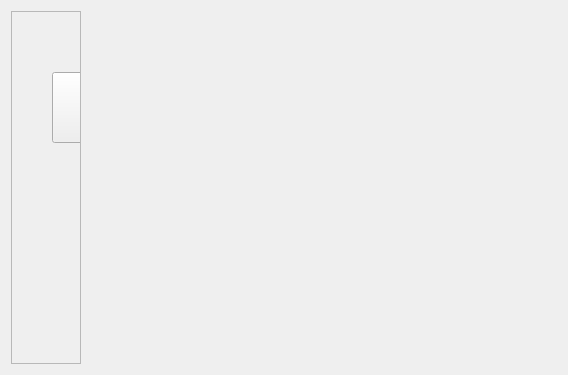
<?xml version="1.0" encoding="UTF-8"?>
<ui version="4.0">
 <class>Tab3ControlPannel</class>
 <widget class="QWidget" name="Tab3ControlPannel">
  <property name="geometry">
   <rect>
    <x>0</x>
    <y>0</y>
    <width>568</width>
    <height>375</height>
   </rect>
  </property>
  <property name="windowTitle">
   <string>Form</string>
  </property>
  <layout class="QFormLayout" name="formLayout_2">
   <item row="0" column="0">
    <widget class="QScrollArea" name="scrollArea">
     <property name="widgetResizable">
      <bool>true</bool>
     </property>
     <widget class="QWidget" name="scrollAreaWidgetContents">
      <property name="geometry">
       <rect>
        <x>0</x>
        <y>0</y>
        <width>547</width>
        <height>355</height>
       </rect>
      </property>
      <layout class="QFormLayout" name="formLayout">
       <item row="0" column="0">
        <widget class="QLabel" name="label">
         <property name="text">
          <string/>
         </property>
         <property name="pixmap">
          <pixmap resource="Images.qrc">:/Images/Images/room1.png</pixmap>
         </property>
        </widget>
       </item>
      </layout>
      <widget class="QPushButton" name="pPBLamp">
       <property name="geometry">
        <rect>
         <x>40</x>
         <y>60</y>
         <width>71</width>
         <height>71</height>
        </rect>
       </property>
       <property name="text">
        <string/>
       </property>
       <property name="icon">
        <iconset resource="Images.qrc">
         <normaloff>:/Images/Images/light_off.png</normaloff>
         <normalon>:/Images/Images/light_on.png</normalon>:/Images/Images/light_off.png</iconset>
       </property>
       <property name="iconSize">
        <size>
         <width>70</width>
         <height>70</height>
        </size>
       </property>
       <property name="checkable">
        <bool>true</bool>
       </property>
      </widget>
      <widget class="QPushButton" name="pPBPlug">
       <property name="geometry">
        <rect>
         <x>320</x>
         <y>180</y>
         <width>71</width>
         <height>71</height>
        </rect>
       </property>
       <property name="text">
        <string/>
       </property>
       <property name="icon">
        <iconset resource="Images.qrc">
         <normaloff>:/Images/Images/plug_off.png</normaloff>
         <normalon>:/Images/Images/plug_on.png</normalon>:/Images/Images/plug_off.png</iconset>
       </property>
       <property name="iconSize">
        <size>
         <width>70</width>
         <height>70</height>
        </size>
       </property>
       <property name="checkable">
        <bool>true</bool>
       </property>
      </widget>
      <zorder>label</zorder>
      <zorder>pPBLamp</zorder>
      <zorder>pPBPlug</zorder>
     </widget>
    </widget>
   </item>
  </layout>
 </widget>
 <resources>
  <include location="Images.qrc"/>
 </resources>
 <connections/>
</ui>
